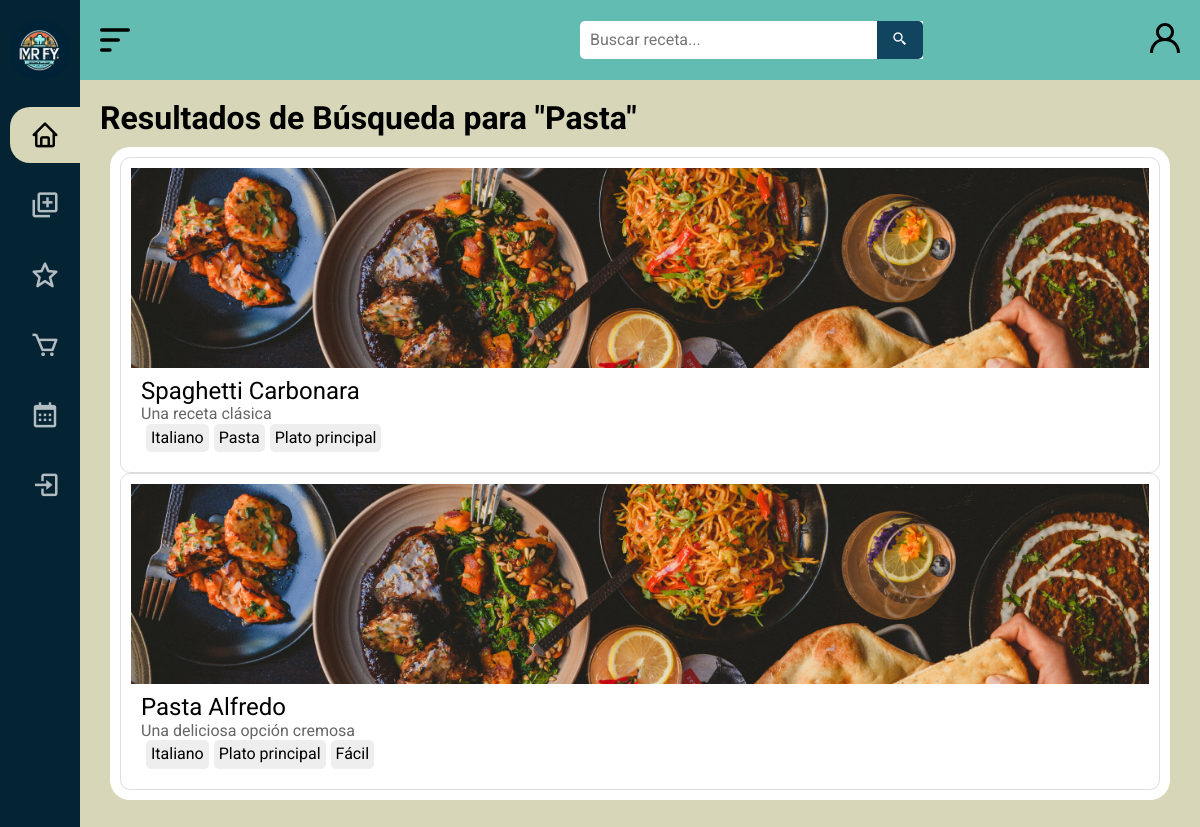
The page /search/?q=Pasta on the database its author committed.
### MRFY/models.py (models this page shows)
class Tag(models.Model):
    IDTag = models.AutoField(primary_key=True, unique=True)  # Clave primaria que coincide con la base de datos
    Nombre = models.CharField(max_length=100, null=False)

class Recipe(models.Model):
    IDReceta = models.AutoField(primary_key=True, unique=True)  # Clave primaria que coincide con la base de datos
    Nombre = models.CharField(max_length=100, null=False)
    Calorias = models.CharField(max_length=50, null=True)
    CarbHidratos = models.CharField(max_length=50, null=True)
    Proteinas = models.CharField(max_length=50, null=True)
    Grasas = models.CharField(max_length=50, null=True)
    Instrucciones = models.TextField(null=True)
    Comentarios = models.TextField(null=True)
    Valoración = models.DecimalField(max_digits=3, decimal_places=1, null=True)
    TiempoPreparación = models.CharField(max_length=50, null=True)
    Imagen = models.TextField(default='images/wallpaper4.jpg')
    Etiquetas = models.ManyToManyField('Tag', through='RecipeTag')
    Ingredientes = models.ManyToManyField('Ingredient', through='RecipeIngredient')

### MRFY/views.py (the view)
# urls.py: path('search/', search, name='search'),
def search(request):
    query = request.GET.get('q')
    recipes = []
    if query:
        recipes = Recipe.objects.filter(
            Q(Nombre__icontains=query) |  # Buscar en el nombre de la receta
            Q(Etiquetas__Nombre__icontains=query)  # Buscar en los nombres de las etiquetas asociadas a las recetas
        ).distinct()
    return render(request, 'search/search.html', {'recipes': recipes, 'query': query, 'user': request.user})

### MRFY/templates/search/search.html (shortened to what this page needs)
{% load static %}
{% load custom_filters %}
<!DOCTYPE html>
<html lang="es">
<head>
    <link rel="stylesheet" href="{% static 'css/normalize.css' %}">
    <link rel="stylesheet" href="{% static 'css/estilos2.css' %}">
    <link href='https://unpkg.com/boxicons@2.1.4/css/boxicons.min.css' rel='stylesheet'>
</head>
<body id="body">
    <header id="header" class="header_standard">
        <div class="icon__menu">
            <img src="{% static 'images/menu-alt-1-svgrepo-com.svg' %}" alt="icono" class="svg__icon" id="btn_open">
        </div>
        <div class="search__box">
            <form action="{% url 'search' %}" method="GET">
                <input type="text" name="q" class="search__input" placeholder="Buscar receta...">
                <button class="search__button" type="submit">
                    <i class="bx bx-search-alt-2"></i>
                </button>
            </form>
        </div>
        <div class="icon__login">
            <a href="#" class="login">
                <img src="{% static 'images/profile-1335-svgrepo-com.svg' %}" alt="" class="svg__icon" title="Iniciar sesion">
            </a>
        </div>
    </header>
    <div class="menu__side" id="menu_side">
        <div class="name__page">
            <a href="/inicio">
                <img src="{% static 'images/icon.png' %}" alt="icono" class="icon">
            </a>
        </div>
        <div class="options__menu">
            <a href="/inicio" class="select">
                <div class="option">
                    <i class='bx bx-home' title="Inicio"></i>
                </div>
            </a>
            <a href="#">
                <div class="option">
                    <i class='bx bx-add-to-queue' title="Subir receta"></i>
                </div>
            </a>
            <a href="#">
                <div class="option">
                    <i class='bx bx-star' title="Favoritos"></i>
                </div>
            </a>
            <a href="#">
                <div class="option">
                    <i class='bx bx-cart' title="Lista de compras"></i>
                </div>
            </a>
            <a href="#">
                <div class="option">
                    <i class='bx bx-calendar' title="Recetario semanal"></i>
                </div>
            </a>
            {% if user.is_authenticated %}
            <a href="/logout">
                <div class="option">
                    <i class='bx bx-log-out' title="Logout"></i>
                    <h4>Cerrar sesion</h4>
                </div>
            </a>
            {% else %}
            <a href="/login">
                <div class="option">
                    <i class='bx bx-log-in' title="Login"></i>
                </div>
            </a>
            {% endif %}
        </div>
    </div>
    <main>
        <h1>Resultados de Búsqueda para "{{ query }}"</h1>
        <div class="main__container">
            {% for recipe in recipes %}
            <div class="recipe-card">
                <a href="{% url 'recipe_detail' recipe.IDReceta %}">
                <div class="recipe-image">
                    <img src="{% static recipe.Imagen %}" alt="Receta">
                </div>
                <div class="recipe-content">
                    <h2 class="recipe-title">{{ recipe.Nombre }}</h2>
                    <p class="recipe-description">{{ recipe.Comentarios }}</p>
                    <div class="recipe-tags">
                        {% for tag in recipe.Etiquetas.all %}
                        <a href="{% url 'search' %}?q={{ tag.Nombre }}" class="tag">{{ tag.Nombre }}</a>
                        {% endfor %}
                    </div>
                </div>
                </a>
            </div>
            {% endfor %}
        </div>
    </main>
</body>
</html>

### MRFY/static/css/estilos2.css (style rules this page uses)
* { text-decoration: none; font-family: "Roboto", sans-serif; }
.svg__icon { width: 30px; height: 30px; }
.options__menu .option i { width: 30px; height: 30px; font-size: 30px; }
.icon { width: 70px; height: 70px; }
body { margin-left: 80px; transition: margin-left 300ms cubic-bezier(0.785, 0.135, 0.15, 0.86); margin-top: 80px; background: #D7D6B8; }
main { padding: 20px; }
header { height: 80px; background-color: #62BCB2; display: flex; align-items: center; position: fixed; top: 0; z-index: 200; transition: width 300ms cubic-bezier(0.785, 0.135, 0.15, 0.86); }
.header_standard { width: calc(100% - 80px); }
.icon__menu { width: 50px; height: 100%; display: flex; justify-content: center; align-items: center; transform: translateX(10px); }
.icon__login { position: absolute; right: 0; width: 50px; height: 100%; display: flex; justify-content: center; align-items: center; }
.icon__menu .svg__icon { width: 40px; height: 40px; cursor: pointer; position: absolute; }
.menu__side { width: 80px; height: 100%; background: #042434; position: fixed; top: 0; left: 0; color: white; font-size: 18px; z-index: 300; overflow: hidden; overflow-y: scroll; transition: all 300ms cubic-bezier(0.785, 0.135, 0.15, 0.86); }
.menu__side { -ms-overflow-style: none; scrollbar-width: none; }
.name__page { padding: 10px 10px; display: flex; align-items: center; margin-top: 10px; }
.name__page .icon { margin-right: 20px; width: 60px; height: 60px; }
.options__menu { padding: 20px 30px; position: absolute; top: 80px; }
.options__menu a { color: #ffffffb2; cursor: default; display: block; position: relative; transition: color 300ms; }
.icon__login .login .svg__icon { margin-right: 20px; cursor: pointer; }
.options__menu .option { padding: 20px 0px; display: flex; align-items: center; position: relative; }
.options__menu .option i { margin-right: 20px; cursor: pointer; }
a.select { color: black; width: 250px; }
.select::before { content: ''; width: 3px; height: 80%; width: 280px; position: absolute; top: 10%; left: -20px; background: #D7D6B8; border-radius: 20px; margin-right: 50px; }
.main__container { position: relative; margin: 10px; padding: 10px; border-radius: 20px; background: white; justify-content: center; align-items: center; }
.recipe-card { border: 1px solid #ddd; border-radius: 10px; overflow: hidden; display: flex; flex-direction: column; padding: 10px; }
.recipe-card a { color: black; }
.recipe-image { width: 100%; height: 200px; background: #f0f0f0; }
.recipe-image img { width: 100%; height: 100%; object-fit: cover; }
.recipe-content { padding: 10px; }
.recipe-title { font-size: 1.5em; }
.recipe-description { color: #666; }
.recipe-tags { display: flex; gap: 5px; }
.tag { background: #eee; padding: 5px; border-radius: 5px; }
.container__recipe h1, h2 { font-weight: 400; }
.search__box { position: relative; padding-left: 450px; display: flex; justify-content: center; align-items: center; margin: 20px 0; font-size: 1rem; }
.search__box i { color: white; }
.search__input { padding: 10px; padding-right: 150px; border-radius: 5px 0 0 5px; border: 0; outline: none; }
.search__box button { background-color: #11445e; padding: 10px 15px; position: absolute; border: 0; top: 0; bottom: 0; right: 0; margin: auto; border-radius: 0 5px 5px 0; cursor: pointer; transition: 300ms; }

### rows shown on the page
Tag: Nombre "Pasta"
Recipe: Imagen (picture), Nombre "Spaghetti Carbonara", Comentarios "Una receta clásica"
Tag: Nombre "Italiano"
Tag: Nombre "Plato principal"
Recipe: Imagen (picture), Nombre "Pasta Alfredo", Comentarios "Una deliciosa opción cremosa"
Tag: Nombre "Fácil"
